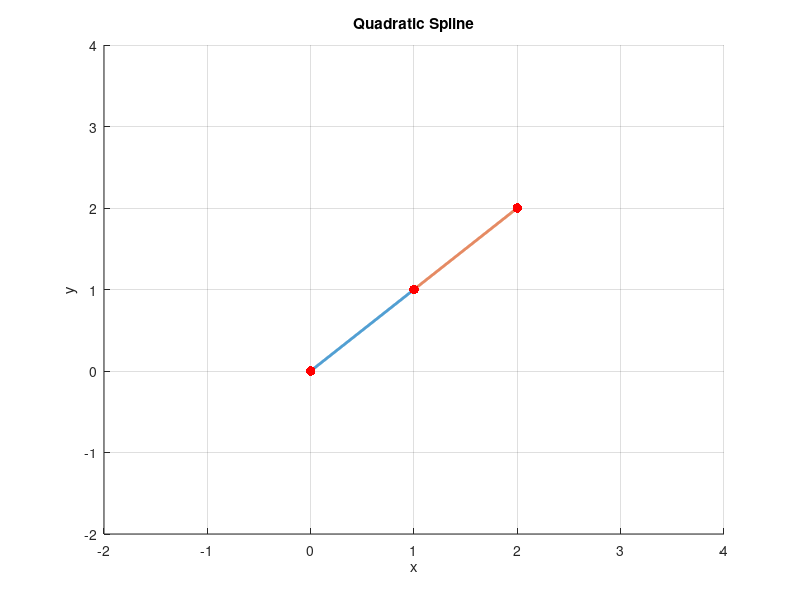

The MATLAB source for this figure:
% Last Update 24/4/2015
% Ahmed Mekkawy
% This code solves for quadratic interpolation
x   =   [0 1 2];
y   =   [0 1 2];
N   =   length(x)-1;
% The unknowns are 3*N with ao=0 "Linear Spline"
% Filling Matrix from point matching
V   =   [0;zeros(2*N,1);zeros(N-1,1)];
Z   =   zeros(length(V),length(V));
j=1;
f=1;
for i=2:2:2*N    
    Z(i,f:f+2)          =   [x(j)^2 x(j) 1];
    V(i)                =   y(j);
    j                   =   j+1;
    Z(i+1,f:f+2)        =   [x(j)^2 x(j) 1];  
    V(i+1)              =   y(j);
    f                   =   f+3;
end
% Filling Matrix from smoothing condition
j=1;
l=2;
for i=2*N+2:3*N
    
    Z(i,j:j+1)            =   [2*x(l) 1];
    Z(i,j+3:j+4)          =   [-2*x(l) -1];
    j                     =   j+3;
    l                     =   l+1;
end
% Adjusting the value of a1 to be zero "Linear Spline"
Z(1,1)=1;
% Inverting and obtaining the coeffiecients, Plotting
Coeff       =       Z\V;
j=1;
hold on;
for i=1:N
    curve=@(l) Coeff(j)*l.^2+Coeff(j+1)*l+Coeff(j+2);
    ezplot(curve,[x(i),x(i+1)]);
    hndl=get(gca,'Children');
    set(hndl,'LineWidth',2);
    hold on
    j=j+3;
end
scatter(x,y,50,'r','filled')
grid on;
xlim([min(x)-2 max(x)+2]);
ylim([min(y)-2 max(y)+2]);
xlabel('x');
ylabel('y');
title('Quadratic Spline')
